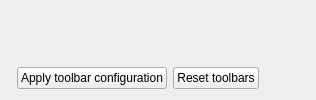
           <widget class="QWidget" name="toolbarPage">
            <layout class="QGridLayout" name="gridLayout_44">
             <item row="1" column="3">
              <spacer name="horizontalSpacer_9">
               <property name="orientation">
                <enum>Qt::Orientation::Horizontal</enum>
               </property>
               <property name="sizeHint" stdset="0">
                <size>
                 <width>40</width>
                 <height>20</height>
                </size>
               </property>
              </spacer>
             </item>
             <item row="1" column="1">
              <widget class="QPushButton" name="applyToolbarButton">
               <property name="text">
                <string>Apply toolbar configuration</string>
               </property>
               <property name="icon">
                <iconset theme="document-save" resource="../breeze-qownnotes.qrc">
                 <normaloff>:/icons/breeze-qownnotes/16x16/document-save.svg</normaloff>:/icons/breeze-qownnotes/16x16/document-save.svg</iconset>
               </property>
              </widget>
             </item>
             <item row="0" column="0" colspan="4">
              <widget class="Toolbar_Editor" name="toolbarEditor" native="true"/>
             </item>
             <item row="1" column="2">
              <widget class="QPushButton" name="resetToolbarPushButton">
               <property name="text">
                <string>Reset toolbars</string>
               </property>
               <property name="icon">
                <iconset resource="../breeze-qownnotes.qrc">
                 <normaloff>:/icons/breeze-qownnotes/16x16/window-close.svg</normaloff>:/icons/breeze-qownnotes/16x16/window-close.svg</iconset>
               </property>
              </widget>
             </item>
            </layout>
           </widget>
